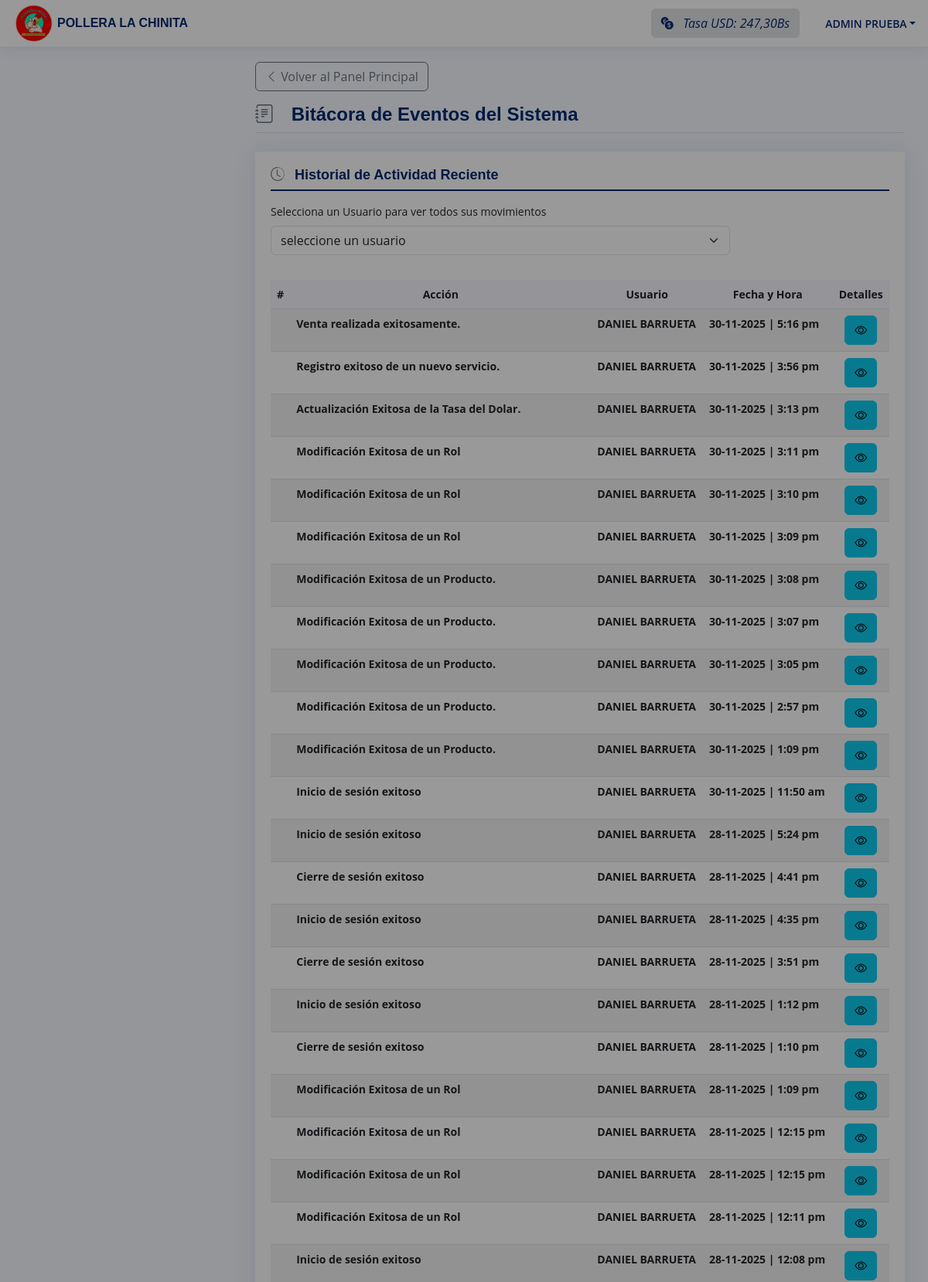
/vista/bitacora.php (signed in, upper part), run on the app's committed database.
### tables this page shows
CREATE TABLE `bitacora` (
  `id` int NOT NULL,
  `fecha_hora` datetime NOT NULL,
  `accion` varchar(100) NOT NULL,
  `mensaje` longtext NOT NULL,
  `id_usuario` int NOT NULL
);

CREATE TABLE `usuario` (
  `id_usuario` int NOT NULL,
  `cedula` varchar(10) NOT NULL,
  `nombre` varchar(100) NOT NULL,
  `apellido` varchar(100) NOT NULL,
  `correo` varchar(200) NOT NULL,
  `contraseña` varchar(200) NOT NULL,
  `telefono` varchar(11) NOT NULL,
  `direccion` varchar(250) NOT NULL,
  `ultima_sesion` datetime DEFAULT NULL,
  `sesion_activa` tinyint NOT NULL,
  `bloqueado` tinyint NOT NULL,
  `primer_inicio` tinyint(1) NOT NULL,
  `id_rol` int NOT NULL,
  `estado` int NOT NULL
);

### modelo/modeloPrincipal.php (called while the page is built, shortened)
<?php
class modeloPrincipal {
    public static function Conexion(){
        if(!$con = mysqli_connect(SERVER, USER, PASSWORD)){
            die("Los datos de conexión con la base de datos ingresados son incorrectos, por favor verifique");
        }
        mysqli_set_charset($con, "utf8");
        return $con;
    }
    public static function consultar($query) {
        if (!$consul = mysqli_query(Self::Conexion(),$query)) {
            mysqli_query(Self::Conexion(),"ROLLBACK;");
            die(mysqli_error($query).' Error en la consulta SQL ejecutada ');
        }else{
            mysqli_query(Self::Conexion(),"COMMIT;");
        }
        return $consul;
    }
    public static function encryption($string) {
        $key = SECRET_KEY;
        $result = '';
            for($i=0; $i<strlen($string); $i++) {
                $char = substr($string, $i, 1);
                $keychar = substr($key, ($i % strlen($key))-1, 1);
                $char = chr(ord($char)+ord($keychar));
                $result.=$char;
            }
        return base64_encode($result);
    }
    public static function encryptionId($id) {
        $idModificada = $id * 10;
        $idModificada = self::encryption($idModificada);
        return $idModificada;
    }
    public static function verificar_permisos_requeridos ($permisos_requeridos) {
        foreach ($permisos_requeridos as $permiso) {
            if (array_key_exists($permiso, $_SESSION['permisosRol'])) {
                return true;
            }
        }
        return false;
    }
}

### vista/bitacora.php (the view, shortened to what this page needs)
<?php
include_once "../modelo/modeloPrincipal.php";
include_once "../modelo/rol_model.php";
$bitacora = modeloPrincipal::verificar_permisos_requeridos($_SESSION['permisosRequeridos']['bitacora']);
if ($bitacora) {  ?>
  <!DOCTYPE html>
  <html lang="en">
    <head>
      <?php
        include_once "../include/css_include.php";
      ?>
    </head>
    <body>
      <?php
        include_once "../include/header.php";
        if(isset($_POST["selected_user"])){
          $id = modeloPrincipal::decryptionId($_POST["selected_user"]);
          $id = modeloPrincipal::limpiar_cadena($id);
        }else{
          $id = "";
        }
        if($id !== ""){
          $consulta = modeloPrincipal::consultar("SELECT B.*, U.nombre, U.apellido FROM bitacora AS B
            INNER JOIN usuario AS U ON B.id_usuario = U.id_usuario
            WHERE U.id_usuario = $id ORDER BY id DESC");
        }else{
          $consulta = modeloPrincipal::consultar("SELECT B.*, U.nombre, U.apellido FROM bitacora AS B
            INNER JOIN usuario AS U ON B.id_usuario = U.id_usuario ORDER BY id DESC LIMIT 100");
        }
      ?>
      <main id="main" class="main">
        <div class="pagetitle">
          <a class="btn btn-outline-secondary mb-3" href="./">
            <i class="bi bi-chevron-left"></i>
            <span>Volver al Panel Principal</span>
          </a>
          <h1 class="display-4 fw-bold mb-4 border-bottom pb-2">
            <i class="bi bi-journal-text me-3 text-secondary"></i>
            Bitácora de Eventos del Sistema
          </h1>
        </div>
        <section class="section dashboard">
          <div class="row">
            <div class="col-12">
              <div class="card top-selling pb-3">
                <div class="card-body pb-0">
                  <h5 class="card-title fw-bold mb-3">
                    <i class="bi bi-clock-history me-2 text-secondary"></i>
                    Historial de Actividad Reciente
                  </h5>
                  <div>
                    <form method="post" class="row mb-3" id="" action="#!">
                      <label class="form-label">Selecciona un Usuario para ver todos sus movimientos</label>
                      <div class="col-12 col-sm-12 col-md-9 mb-3">
                        <select onchange="bitacora_user()" name="selected_user" id="selected_user" class="form-select Select select">
                          <option value="" selected>seleccione un usuario</option>
                        </select>
                      </div>
                    </form>
                  </div>
                  <div>
                    <div class="table table-responsive">
                      <table class="table table-striped datatable" id="example">
                        <thead>
                          <tr>
                            <th class="text-center col" scope="col">#</th>
                            <th class="text-center col" scope="col">Acción</th>
                            <th class="text-center col" scope="col">Usuario</th>
                            <th class="col text-center" scope="col">Fecha y Hora</th>
                            <th class="text-center col" scope="col">Detalles</th>
                          </tr>
                        </thead>
                        <tbody>
                            <?php
                              while( $row = mysqli_fetch_assoc($consulta)) { ?>
                                <tr>
                                  <th class="col" scope="col"></th>
                                  <th class="col" scope="col"><?= $row['accion'] ?></th>
                                  <th class="col" scope="col"><?= $row['nombre'].' '.$row['apellido'] ?></th>
                                  <th class="col" scope="col"><?= date('d-m-Y | g:i a', strtotime($row['fecha_hora'])) ?></th>
                                  <th class="text-center col" scope="col">
                                    <button
                                      modal="bitacora"
                                      class="btn_modal btn bi bi-eye btn-info"
                                      value="<?= modeloPrincipal::encryptionId($row["id"]); ?>"
                                      data-bs-toggle="modal"
                                      data-bs-target="#modal">
                                    </button>
                                  </th>
                                </tr>
                            <?php } ?>
                          </tbody>
                      </table>
                    </div>
                  </div>
                </div>
              </div>
            </div>
          </div>
        </section>
      </main>
<?php }else{
  bitacora::intento_de_acceso_a_vista_sin_permisos("bitácora");
}

### vista/css/main.css (style rules this page uses)
* { margin: 0; padding: 0; box-sizing: border-box; -moz-box-sizing: border-box; }

### vista/assets/css/style.css (style rules this page uses)
:root { scroll-behavior: smooth; }
body { font-family: "Open Sans", sans-serif; background: #f6f9ff; color: #444444; }
a { color: #4154f1; text-decoration: none; }
h1, h2, h3, h4, h5, h6 { font-family: "Nunito", sans-serif; }
#main { margin-top: 60px; padding: 20px 30px; transition: all 0.3s; }
.pagetitle { margin-bottom: 10px; }
.pagetitle h1 { font-size: 24px; margin-bottom: 0; font-weight: 600; color: #012970; }
.card { margin-bottom: 30px; border: none; border-radius: 5px; box-shadow: 0px 0 30px rgba(1, 41, 112, 0.1); }
.card-title { padding: 20px 0 15px 0; font-size: 18px; font-weight: 500; color: #012970; font-family: "Poppins", sans-serif; }
.card-body { padding: 0 20px 20px 20px; }
@media (min-width: 1200px) { #main, #footer { margin-left: 300px; } }
.dashboard .top-selling { font-size: 14px; }
.dashboard .top-selling .table thead { background: #f6f6fe; }
.dashboard .top-selling .table thead th { border: 0; }

### include/css_include.php (style rules this page uses)
.card-title { margin-bottom: 1.5rem; border-bottom: 2px solid #012970; padding-bottom: 0.5rem; }

### data on the page
bitacora: accion "Venta realizada exitosamente.", id_usuario.nombre "DANIEL", id_usuario.apellido "BARRUETA", fecha_hora "30-11-2025 | 5:16 pm"
bitacora: accion "Registro exitoso de un nuevo servicio.", id_usuario.nombre "DANIEL", id_usuario.apellido "BARRUETA", fecha_hora "30-11-2025 | 3:56 pm"
bitacora: accion "Actualización Exitosa de la Tasa del Dolar.", id_usuario.nombre "DANIEL", id_usuario.apellido "BARRUETA", fecha_hora "30-11-2025 | 3:13 pm"
bitacora: accion "Modificación Exitosa de un Rol", id_usuario.nombre "DANIEL", id_usuario.apellido "BARRUETA", fecha_hora "30-11-2025 | 3:11 pm"
bitacora: accion "Modificación Exitosa de un Rol", id_usuario.nombre "DANIEL", id_usuario.apellido "BARRUETA", fecha_hora "30-11-2025 | 3:10 pm"
bitacora: accion "Modificación Exitosa de un Rol", id_usuario.nombre "DANIEL", id_usuario.apellido "BARRUETA", fecha_hora "30-11-2025 | 3:09 pm"
bitacora: accion "Modificación Exitosa de un Producto.", id_usuario.nombre "DANIEL", id_usuario.apellido "BARRUETA", fecha_hora "30-11-2025 | 3:08 pm"
bitacora: accion "Modificación Exitosa de un Producto.", id_usuario.nombre "DANIEL", id_usuario.apellido "BARRUETA", fecha_hora "30-11-2025 | 3:07 pm"
bitacora: accion "Modificación Exitosa de un Producto.", id_usuario.nombre "DANIEL", id_usuario.apellido "BARRUETA", fecha_hora "30-11-2025 | 3:05 pm"
bitacora: accion "Modificación Exitosa de un Producto.", id_usuario.nombre "DANIEL", id_usuario.apellido "BARRUETA", fecha_hora "30-11-2025 | 2:57 pm"
bitacora: accion "Modificación Exitosa de un Producto.", id_usuario.nombre "DANIEL", id_usuario.apellido "BARRUETA", fecha_hora "30-11-2025 | 1:09 pm"
bitacora: accion "Inicio de sesión exitoso", id_usuario.nombre "DANIEL", id_usuario.apellido "BARRUETA", fecha_hora "30-11-2025 | 11:50 am"
bitacora: accion "Inicio de sesión exitoso", id_usuario.nombre "DANIEL", id_usuario.apellido "BARRUETA", fecha_hora "28-11-2025 | 5:24 pm"
bitacora: accion "Cierre de sesión exitoso", id_usuario.nombre "DANIEL", id_usuario.apellido "BARRUETA", fecha_hora "28-11-2025 | 4:41 pm"
bitacora: accion "Inicio de sesión exitoso", id_usuario.nombre "DANIEL", id_usuario.apellido "BARRUETA", fecha_hora "28-11-2025 | 4:35 pm"
bitacora: accion "Cierre de sesión exitoso", id_usuario.nombre "DANIEL", id_usuario.apellido "BARRUETA", fecha_hora "28-11-2025 | 3:51 pm"
bitacora: accion "Inicio de sesión exitoso", id_usuario.nombre "DANIEL", id_usuario.apellido "BARRUETA", fecha_hora "28-11-2025 | 1:12 pm"
bitacora: accion "Cierre de sesión exitoso", id_usuario.nombre "DANIEL", id_usuario.apellido "BARRUETA", fecha_hora "28-11-2025 | 1:10 pm"
bitacora: accion "Modificación Exitosa de un Rol", id_usuario.nombre "DANIEL", id_usuario.apellido "BARRUETA", fecha_hora "28-11-2025 | 1:09 pm"
bitacora: accion "Modificación Exitosa de un Rol", id_usuario.nombre "DANIEL", id_usuario.apellido "BARRUETA", fecha_hora "28-11-2025 | 12:15 pm"
bitacora: accion "Modificación Exitosa de un Rol", id_usuario.nombre "DANIEL", id_usuario.apellido "BARRUETA", fecha_hora "28-11-2025 | 12:15 pm"
bitacora: accion "Modificación Exitosa de un Rol", id_usuario.nombre "DANIEL", id_usuario.apellido "BARRUETA", fecha_hora "28-11-2025 | 12:11 pm"
bitacora: accion "Inicio de sesión exitoso", id_usuario.nombre "DANIEL", id_usuario.apellido "BARRUETA", fecha_hora "28-11-2025 | 12:08 pm"

### other printed values
$precio_dolar_actual "247,30"
$_SESSION['dataUsuario']['nombre'] "ADMIN"
$_SESSION['dataUsuario']['apellido'] "PRUEBA"
